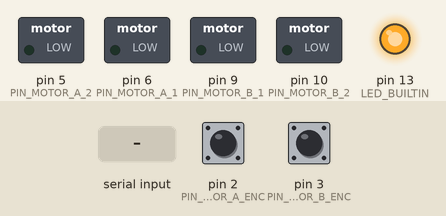
Recording of a program running on a simulated Arduino Uno, built with avr-gcc and run on an emulated ATmega328P. Parts: switched loads named in the program (green lamp = pin HIGH), output pins drawn as LEDs (lit = HIGH). The inputs (shaded band) are chosen by the test bench; at power-on: pin 2 (PIN_MOTOR_A_ENC) HIGH, pin 3 (PIN_MOTOR_B_ENC) HIGH. What the program prints to the serial monitor is not drawn.

Above: at 0.1 s.
At 1.7 s:
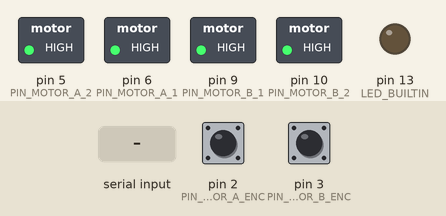
1.8 s: "1" received over Serial
Timing chart, 0 to 4.8 s (numbered marks = the images above; inputs shaded):
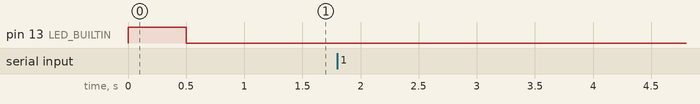

The program:

main.cpp
```cpp
#include <Arduino.h>
#include "Pin_definitions.h"


#include "pid.h"
volatile int64_t motor_l_encoder_count = 0;
volatile int64_t motor_r_encoder_count = 0;

pid motor_l(PIN_MOTOR_A_1, PIN_MOTOR_A_2, PIN_MOTOR_A_ENC, true);
pid motor_r(PIN_MOTOR_B_1, PIN_MOTOR_B_2, PIN_MOTOR_B_ENC, true);

void motor_left_isr()
{
    if (motor_l.cur_dir == pid::direction::back)
        motor_l_encoder_count--;
    else
        motor_l_encoder_count++;
}
void motor_right_isr()
{
    if (motor_r.cur_dir == pid::direction::back)
        motor_r_encoder_count--;
    else
        motor_r_encoder_count++;
}

#include "ard_comm.h"
comm comunication;
// void wire_receive_event(int num_bytes) { comunication.receiveEvent(num_bytes); }

unsigned long lastPrintMillis = 0;

unsigned long lastChangeMillis = 0;
unsigned long lastChangeMillisFutureTime = 10000;
bool lastSpeed = false;

void setup()
{
    // Blink LED Once at boot
    pinMode(LED_BUILTIN, OUTPUT);
    digitalWrite(LED_BUILTIN, HIGH);
    delay(500);
    digitalWrite(LED_BUILTIN, LOW);

    Serial.begin(115200);

    motor_l.init();
    motor_r.init();
    motor_l.setStop(stop_type_stop);
    motor_r.setStop(stop_type_stop);

    attachInterrupt(digitalPinToInterrupt(PIN_MOTOR_A_ENC), motor_left_isr, FALLING);
    attachInterrupt(digitalPinToInterrupt(PIN_MOTOR_B_ENC), motor_right_isr, FALLING);

    comunication.init(&motor_l, &motor_r);

    // Wire.onReceive(wire_receive_event);

    lastChangeMillis = millis();
}

void loop() {
    if ((millis() - lastPrintMillis) >= 100 && Serial.available())
    {
        lastPrintMillis = millis();
        motor_l.printMotorInfo();
        Serial.print("\t");
        motor_r.printMotorInfo();
        Serial.println("");
    }

    comunication.tick();

    motor_l.tick(motor_l_encoder_count);
    motor_r.tick(motor_r_encoder_count);
}
```

Pin_definitions.h
```cpp
#pragma once

#define PIN_MOTOR_A_1 6
#define PIN_MOTOR_A_2 5
#define PIN_MOTOR_A_ENC 2

#define PIN_MOTOR_B_1 9
#define PIN_MOTOR_B_2 10
#define PIN_MOTOR_B_ENC 3
```

i2c_registers.h
```cpp
#pragma once

//Directions are inverted, because the motors are
#define MOTOR_DIREC_S 0x00
#define MOTOR_DIREC_B 0x02
#define MOTOR_DIREC_F 0x01
#define MOTOR_DIREC_O 0x03

#define MOTOR_1_SPEED 0x30
#define MOTOR_1_DIREC 0x31
#define MOTOR_2_SPEED 0x35
#define MOTOR_2_DIREC 0x36

#define TUNE_KP       0x40
#define TUNE_KI       0x41

#define I2C_ADDRESS   0x08

// -- Comm_v2 / Comm_v3 --
#define stop_type_stop 0
#define stop_type_off 1

#define move_direction_forward 0
#define move_direction_backward 1
```

Measured:
- after the input at 1.8 s, every drawn part: stays the same
